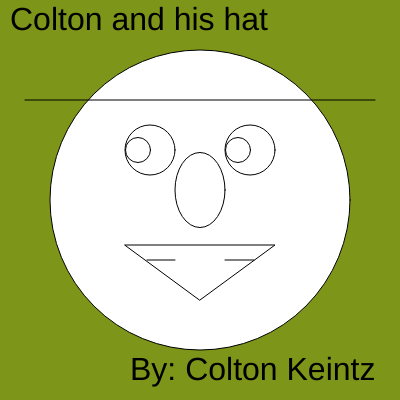
Frame 1 (no input)
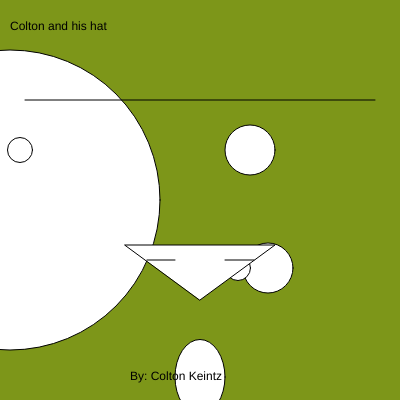
Frame 60 (no input)
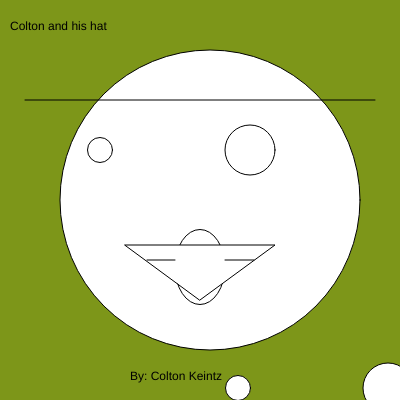
Frame 120 (the mouse pressed at the canvas centre since frame 60)

The p5.js sketch that drew these frames (run headless with seeded random() and noise() and a simulated clock; from frame 60 on, the mouse is pressed at the canvas centre):

// p5.js sketch
// ── sketch.js
var xOne = 200;
var yTwo = 190;
var xTwo = 138;
var yThree = 150;
var xfive = 150;
var yfive = 150;
var movementone;
var movementtwo;
var movementthree;
var movementfour;
var movementfive;
var sizeText= 32;
var sizeTextchange= 32;
function setup() {
  createCanvas(400, 400);
  movementone = Math.floor(Math.random() * 10) + 1;
  movementtwo = Math.floor(Math.random() * -10) -1;
  movementthree = Math.floor(Math.random() * -10) -1;
  movementfour = Math.floor(Math.random() * 10) + 1;
  movementfive = Math.floor(Math.random() * 10) + 1;
}

function draw() {
  background(125,150,25);
  circle(xOne,200,300);
  circle(xfive,yfive,50);circle(250,150,50);
circle(xTwo,150,25);circle(238,yThree,25);
ellipse(200,yTwo,50,75);
   triangle(200, 300, 275, 245, 125, 245);
  line(147, 260, 175, 260);line(225, 260, 254, 260)
  line(25, 100, 375, 100)
   textSize(sizeText);
    text('Colton and his hat', 10, 30);
   textSize(sizeText);
    text('By: Colton Keintz', 130, 380);
  
  
  if(xOne >= 400 || xOne <= 0)
  { 
    movementone *= -1;
}
xOne += movementone;
  
  if(yTwo >= 400 || yTwo <= 0)
  { 
    movementtwo *= -1;
}
yTwo += movementtwo;


if(sizeText >= 160 || sizeText <= 32)
  { 
    sizeTextchange *= -1;
}
sizeText += sizeTextchange;
  
  if(xTwo >= 400 || xTwo <= 0)
  { 
    movementthree *= -1;
}
xTwo += movementthree;
  
   if(yThree >= 400 || yThree <= 0)
  { 
    movementfour *= -1;
}
yThree += movementfour;
  
  
  
  if(xfive >= 400 || xfive <= 0)
  { 
    movementfive *= -1;
}
xfive += movementfive;
  
  if(yfive >= 400 || yfive <= 0)
  { 
    movementfive *= -1;
}
yfive += movementfive;
  
  
}
